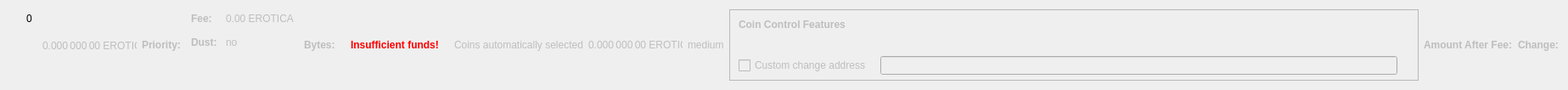
    <widget class="QWidget" name="dummyHideWidget" native="true">
     <property name="maximumSize">
      <size>
       <width>100</width>
       <height>22</height>
      </size>
     </property>
     <layout class="QHBoxLayout" name="dummyHideLayout">
      <item>
       <layout class="QFormLayout" name="formLayoutCoinControl1">
        <property name="horizontalSpacing">
         <number>10</number>
        </property>
        <property name="verticalSpacing">
         <number>14</number>
        </property>
        <property name="leftMargin">
         <number>10</number>
        </property>
        <property name="topMargin">
         <number>4</number>
        </property>
        <property name="rightMargin">
         <number>6</number>
        </property>
        <item row="0" column="1">
         <widget class="QLabel" name="labelCoinControlBytes">
          <property name="cursor">
           <cursorShape>IBeamCursor</cursorShape>
          </property>
          <property name="contextMenuPolicy">
           <enum>Qt::ActionsContextMenu</enum>
          </property>
          <property name="text">
           <string notr="true">0</string>
          </property>
          <property name="textInteractionFlags">
           <set>Qt::LinksAccessibleByMouse|Qt::TextSelectableByKeyboard|Qt::TextSelectableByMouse</set>
          </property>
         </widget>
        </item>
       </layout>
      </item>
      <item>
       <widget class="QLabel" name="labelCoinControlAfterFee">
        <property name="enabled">
         <bool>false</bool>
        </property>
        <property name="sizePolicy">
         <sizepolicy hsizetype="Fixed" vsizetype="Fixed">
          <horstretch>0</horstretch>
          <verstretch>0</verstretch>
         </sizepolicy>
        </property>
        <property name="minimumSize">
         <size>
          <width>111</width>
          <height>12</height>
         </size>
        </property>
        <property name="maximumSize">
         <size>
          <width>111</width>
          <height>12</height>
         </size>
        </property>
        <property name="cursor">
         <cursorShape>IBeamCursor</cursorShape>
        </property>
        <property name="contextMenuPolicy">
         <enum>Qt::ActionsContextMenu</enum>
        </property>
        <property name="text">
         <string notr="true">0.000 000 00 EROTICA</string>
        </property>
        <property name="textInteractionFlags">
         <set>Qt::LinksAccessibleByMouse|Qt::TextSelectableByKeyboard|Qt::TextSelectableByMouse</set>
        </property>
       </widget>
      </item>
      <item>
       <widget class="QLabel" name="labelCoinControlPriorityText">
        <property name="enabled">
         <bool>false</bool>
        </property>
        <property name="font">
         <font>
          <weight>75</weight>
          <bold>true</bold>
         </font>
        </property>
        <property name="text">
         <string>Priority:</string>
        </property>
       </widget>
      </item>
      <item>
       <layout class="QHBoxLayout" name="horizontalLayout"/>
      </item>
      <item>
       <layout class="QFormLayout" name="formLayoutCoinControl3">
        <property name="horizontalSpacing">
         <number>10</number>
        </property>
        <property name="verticalSpacing">
         <number>14</number>
        </property>
        <property name="leftMargin">
         <number>6</number>
        </property>
        <property name="topMargin">
         <number>4</number>
        </property>
        <property name="rightMargin">
         <number>6</number>
        </property>
        <item row="0" column="0">
         <widget class="QLabel" name="labelCoinControlFeeText">
          <property name="enabled">
           <bool>false</bool>
          </property>
          <property name="font">
           <font>
            <weight>75</weight>
            <bold>true</bold>
           </font>
          </property>
          <property name="text">
           <string>Fee:</string>
          </property>
          <property name="margin">
           <number>0</number>
          </property>
         </widget>
        </item>
        <item row="0" column="1">
         <widget class="QLabel" name="labelCoinControlFee">
          <property name="enabled">
           <bool>false</bool>
          </property>
          <property name="cursor">
           <cursorShape>IBeamCursor</cursorShape>
          </property>
          <property name="contextMenuPolicy">
           <enum>Qt::ActionsContextMenu</enum>
          </property>
          <property name="text">
           <string notr="true">0.00 EROTICA</string>
          </property>
          <property name="textInteractionFlags">
           <set>Qt::LinksAccessibleByMouse|Qt::TextSelectableByKeyboard|Qt::TextSelectableByMouse</set>
          </property>
         </widget>
        </item>
        <item row="1" column="0">
         <widget class="QLabel" name="labelCoinControlLowOutputText">
          <property name="enabled">
           <bool>false</bool>
          </property>
          <property name="font">
           <font>
            <weight>75</weight>
            <bold>true</bold>
           </font>
          </property>
          <property name="text">
           <string>Dust:</string>
          </property>
         </widget>
        </item>
        <item row="1" column="1">
         <widget class="QLabel" name="labelCoinControlLowOutput">
          <property name="enabled">
           <bool>false</bool>
          </property>
          <property name="cursor">
           <cursorShape>IBeamCursor</cursorShape>
          </property>
          <property name="contextMenuPolicy">
           <enum>Qt::ActionsContextMenu</enum>
          </property>
          <property name="text">
           <string>no</string>
          </property>
          <property name="textInteractionFlags">
           <set>Qt::LinksAccessibleByMouse|Qt::TextSelectableByKeyboard|Qt::TextSelectableByMouse</set>
          </property>
         </widget>
        </item>
       </layout>
      </item>
      <item>
       <widget class="QLabel" name="labelCoinControlBytesText">
        <property name="enabled">
         <bool>false</bool>
        </property>
        <property name="font">
         <font>
          <weight>75</weight>
          <bold>true</bold>
         </font>
        </property>
        <property name="text">
         <string>Bytes:</string>
        </property>
       </widget>
      </item>
      <item>
       <layout class="QFormLayout" name="formLayoutCoinControl2">
        <property name="horizontalSpacing">
         <number>10</number>
        </property>
        <property name="verticalSpacing">
         <number>14</number>
        </property>
        <property name="leftMargin">
         <number>6</number>
        </property>
        <property name="topMargin">
         <number>4</number>
        </property>
        <property name="rightMargin">
         <number>6</number>
        </property>
       </layout>
      </item>
      <item>
       <layout class="QHBoxLayout" name="horizontalLayoutCoinControl2">
        <property name="spacing">
         <number>8</number>
        </property>
        <property name="bottomMargin">
         <number>10</number>
        </property>
       </layout>
      </item>
      <item>
       <widget class="QLabel" name="labelCoinControlInsuffFunds">
        <property name="enabled">
         <bool>false</bool>
        </property>
        <property name="minimumSize">
         <size>
          <width>0</width>
          <height>0</height>
         </size>
        </property>
        <property name="font">
         <font>
          <weight>75</weight>
          <bold>true</bold>
         </font>
        </property>
        <property name="styleSheet">
         <string notr="true">color:red;font-weight:bold;</string>
        </property>
        <property name="text">
         <string>Insufficient funds!</string>
        </property>
        <property name="margin">
         <number>5</number>
        </property>
       </widget>
      </item>
      <item>
       <layout class="QFormLayout" name="formLayoutCoinControl4">
        <property name="horizontalSpacing">
         <number>10</number>
        </property>
        <property name="verticalSpacing">
         <number>14</number>
        </property>
        <property name="leftMargin">
         <number>6</number>
        </property>
        <property name="topMargin">
         <number>4</number>
        </property>
        <property name="rightMargin">
         <number>6</number>
        </property>
       </layout>
      </item>
      <item>
       <widget class="QLabel" name="labelCoinControlAutomaticallySelected">
        <property name="enabled">
         <bool>false</bool>
        </property>
        <property name="sizePolicy">
         <sizepolicy hsizetype="Fixed" vsizetype="Fixed">
          <horstretch>0</horstretch>
          <verstretch>0</verstretch>
         </sizepolicy>
        </property>
        <property name="minimumSize">
         <size>
          <width>0</width>
          <height>0</height>
         </size>
        </property>
        <property name="maximumSize">
         <size>
          <width>240</width>
          <height>16777215</height>
         </size>
        </property>
        <property name="text">
         <string>Coins automatically selected</string>
        </property>
        <property name="margin">
         <number>5</number>
        </property>
       </widget>
      </item>
      <item>
       <widget class="QLabel" name="labelCoinControlChange">
        <property name="enabled">
         <bool>false</bool>
        </property>
        <property name="sizePolicy">
         <sizepolicy hsizetype="Fixed" vsizetype="Fixed">
          <horstretch>0</horstretch>
          <verstretch>0</verstretch>
         </sizepolicy>
        </property>
        <property name="minimumSize">
         <size>
          <width>111</width>
          <height>0</height>
         </size>
        </property>
        <property name="maximumSize">
         <size>
          <width>111</width>
          <height>16777215</height>
         </size>
        </property>
        <property name="cursor">
         <cursorShape>IBeamCursor</cursorShape>
        </property>
        <property name="contextMenuPolicy">
         <enum>Qt::ActionsContextMenu</enum>
        </property>
        <property name="text">
         <string notr="true">0.000 000 00 EROTICA</string>
        </property>
        <property name="textInteractionFlags">
         <set>Qt::LinksAccessibleByMouse|Qt::TextSelectableByKeyboard|Qt::TextSelectableByMouse</set>
        </property>
       </widget>
      </item>
      <item>
       <widget class="QLabel" name="labelCoinControlPriority">
        <property name="enabled">
         <bool>false</bool>
        </property>
        <property name="cursor">
         <cursorShape>IBeamCursor</cursorShape>
        </property>
        <property name="contextMenuPolicy">
         <enum>Qt::ActionsContextMenu</enum>
        </property>
        <property name="text">
         <string>medium</string>
        </property>
        <property name="textInteractionFlags">
         <set>Qt::LinksAccessibleByMouse|Qt::TextSelectableByKeyboard|Qt::TextSelectableByMouse</set>
        </property>
       </widget>
      </item>
      <item>
       <widget class="QFrame" name="frameCoinControl">
        <property name="sizePolicy">
         <sizepolicy hsizetype="Expanding" vsizetype="Expanding">
          <horstretch>0</horstretch>
          <verstretch>0</verstretch>
         </sizepolicy>
        </property>
        <property name="maximumSize">
         <size>
          <width>16777215</width>
          <height>16777215</height>
         </size>
        </property>
        <property name="frameShape">
         <enum>QFrame::StyledPanel</enum>
        </property>
        <property name="frameShadow">
         <enum>QFrame::Sunken</enum>
        </property>
        <layout class="QVBoxLayout" name="verticalLayoutCoinControl2_2">
         <property name="spacing">
          <number>0</number>
         </property>
         <property name="leftMargin">
          <number>0</number>
         </property>
         <property name="topMargin">
          <number>0</number>
         </property>
         <property name="rightMargin">
          <number>0</number>
         </property>
         <property name="bottomMargin">
          <number>6</number>
         </property>
         <item>
          <layout class="QVBoxLayout" name="verticalLayoutCoinControl" stretch="0,0,0,1">
           <property name="spacing">
            <number>0</number>
           </property>
           <property name="leftMargin">
            <number>10</number>
           </property>
           <property name="topMargin">
            <number>10</number>
           </property>
           <item>
            <layout class="QHBoxLayout" name="horizontalLayoutCoinControl1">
             <property name="bottomMargin">
              <number>15</number>
             </property>
             <item>
              <widget class="QLabel" name="labelCoinControlFeatures">
               <property name="enabled">
                <bool>false</bool>
               </property>
               <property name="sizePolicy">
                <sizepolicy hsizetype="Preferred" vsizetype="Maximum">
                 <horstretch>0</horstretch>
                 <verstretch>0</verstretch>
                </sizepolicy>
               </property>
               <property name="font">
                <font>
                 <weight>75</weight>
                 <bold>true</bold>
                </font>
               </property>
               <property name="styleSheet">
                <string notr="true">font-weight:bold;</string>
               </property>
               <property name="text">
                <string>Coin Control Features</string>
               </property>
              </widget>
             </item>
            </layout>
           </item>
           <item>
            <widget class="QWidget" name="widgetCoinControl" native="true">
             <property name="sizePolicy">
              <sizepolicy hsizetype="Preferred" vsizetype="Preferred">
               <horstretch>0</horstretch>
               <verstretch>0</verstretch>
              </sizepolicy>
             </property>
             <property name="minimumSize">
              <size>
               <width>0</width>
               <height>0</height>
              </size>
             </property>
             <property name="styleSheet">
              <string notr="true"/>
             </property>
             <layout class="QHBoxLayout" name="horizontalLayoutCoinControl5_2">
              <property name="leftMargin">
               <number>0</number>
              </property>
              <property name="topMargin">
               <number>0</number>
              </property>
              <property name="rightMargin">
               <number>0</number>
              </property>
              <property name="bottomMargin">
               <number>0</number>
              </property>
              <item>
               <layout class="QHBoxLayout" name="horizontalLayoutCoinControl3">
                <property name="spacing">
                 <number>20</number>
                </property>
                <property name="topMargin">
                 <number>0</number>
                </property>
                <property name="bottomMargin">
                 <number>10</number>
                </property>
               </layout>
              </item>
             </layout>
            </widget>
           </item>
           <item>
            <layout class="QHBoxLayout" name="horizontalLayoutCoinControl4" stretch="0,0,0">
             <property name="spacing">
              <number>12</number>
             </property>
             <property name="sizeConstraint">
              <enum>QLayout::SetDefaultConstraint</enum>
             </property>
             <property name="topMargin">
              <number>5</number>
             </property>
             <property name="rightMargin">
              <number>5</number>
             </property>
             <item>
              <widget class="QCheckBox" name="checkBoxCoinControlChange">
               <property name="enabled">
                <bool>false</bool>
               </property>
               <property name="toolTip">
                <string>If this is activated, but the change address is empty or invalid, change will be sent to a newly generated address.</string>
               </property>
               <property name="text">
                <string>Custom change address</string>
               </property>
              </widget>
             </item>
             <item>
              <widget class="QValidatedLineEdit" name="lineEditCoinControlChange">
               <property name="enabled">
                <bool>false</bool>
               </property>
               <property name="sizePolicy">
                <sizepolicy hsizetype="Expanding" vsizetype="Fixed">
                 <horstretch>0</horstretch>
                 <verstretch>0</verstretch>
                </sizepolicy>
               </property>
              </widget>
             </item>
             <item>
              <widget class="QLabel" name="labelCoinControlChangeLabel_2">
               <property name="sizePolicy">
                <sizepolicy hsizetype="Preferred" vsizetype="Expanding">
                 <horstretch>0</horstretch>
                 <verstretch>0</verstretch>
                </sizepolicy>
               </property>
               <property name="minimumSize">
                <size>
                 <width>0</width>
                 <height>0</height>
                </size>
               </property>
               <property name="text">
                <string/>
               </property>
               <property name="margin">
                <number>3</number>
               </property>
              </widget>
             </item>
            </layout>
           </item>
           <item>
            <spacer name="verticalSpacerCoinControl">
             <property name="orientation">
              <enum>Qt::Vertical</enum>
             </property>
             <property name="sizeHint" stdset="0">
              <size>
               <width>800</width>
               <height>1</height>
              </size>
             </property>
            </spacer>
           </item>
          </layout>
         </item>
        </layout>
       </widget>
      </item>
      <item>
       <widget class="QLabel" name="labelCoinControlAfterFeeText">
        <property name="enabled">
         <bool>false</bool>
        </property>
        <property name="minimumSize">
         <size>
          <width>0</width>
          <height>0</height>
         </size>
        </property>
        <property name="maximumSize">
         <size>
          <width>16777215</width>
          <height>16777215</height>
         </size>
        </property>
        <property name="font">
         <font>
          <weight>75</weight>
          <bold>true</bold>
         </font>
        </property>
        <property name="text">
         <string>Amount After Fee:</string>
        </property>
        <property name="alignment">
         <set>Qt::AlignLeading|Qt::AlignLeft|Qt::AlignVCenter</set>
        </property>
        <property name="margin">
         <number>0</number>
        </property>
       </widget>
      </item>
      <item>
       <widget class="QLabel" name="labelCoinControlChangeText">
        <property name="enabled">
         <bool>false</bool>
        </property>
        <property name="sizePolicy">
         <sizepolicy hsizetype="Preferred" vsizetype="Preferred">
          <horstretch>0</horstretch>
          <verstretch>0</verstretch>
         </sizepolicy>
        </property>
        <property name="minimumSize">
         <size>
          <width>0</width>
          <height>0</height>
         </size>
        </property>
        <property name="maximumSize">
         <size>
          <width>16777215</width>
          <height>16777215</height>
         </size>
        </property>
        <property name="font">
         <font>
          <weight>75</weight>
          <bold>true</bold>
         </font>
        </property>
        <property name="text">
         <string>Change:</string>
        </property>
        <property name="alignment">
         <set>Qt::AlignLeading|Qt::AlignLeft|Qt::AlignVCenter</set>
        </property>
       </widget>
      </item>
     </layout>
    </widget>
